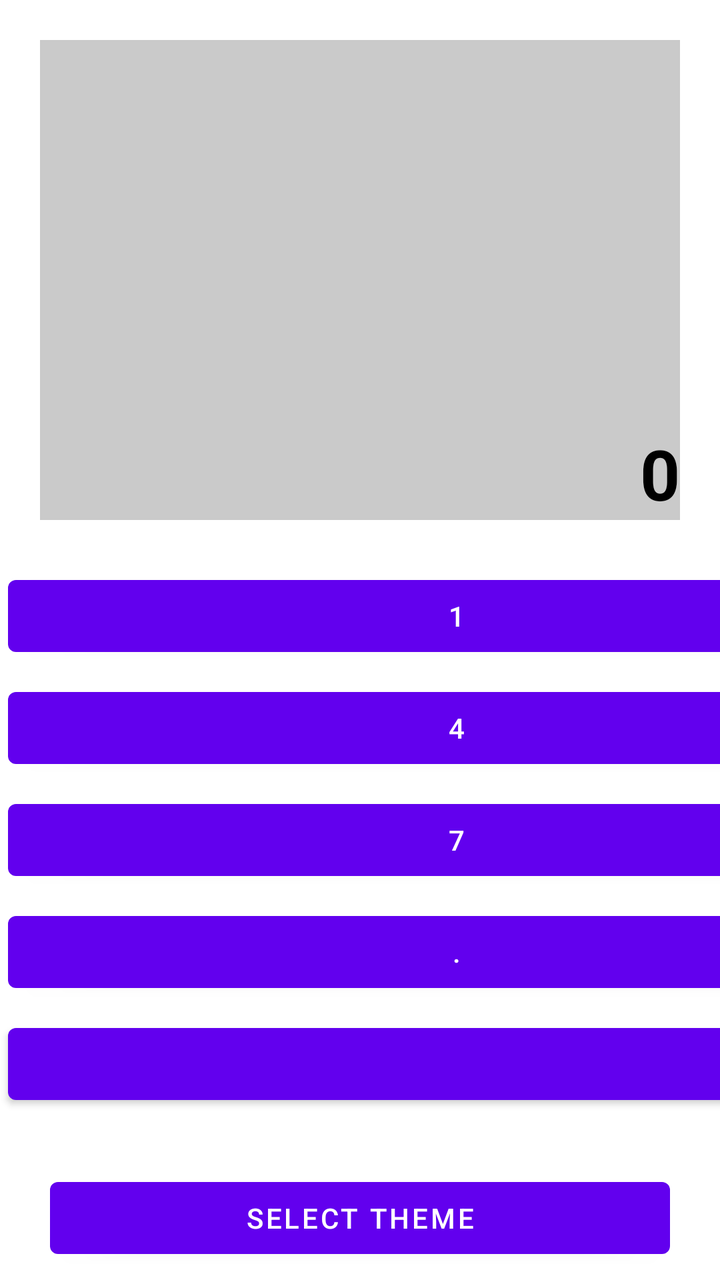
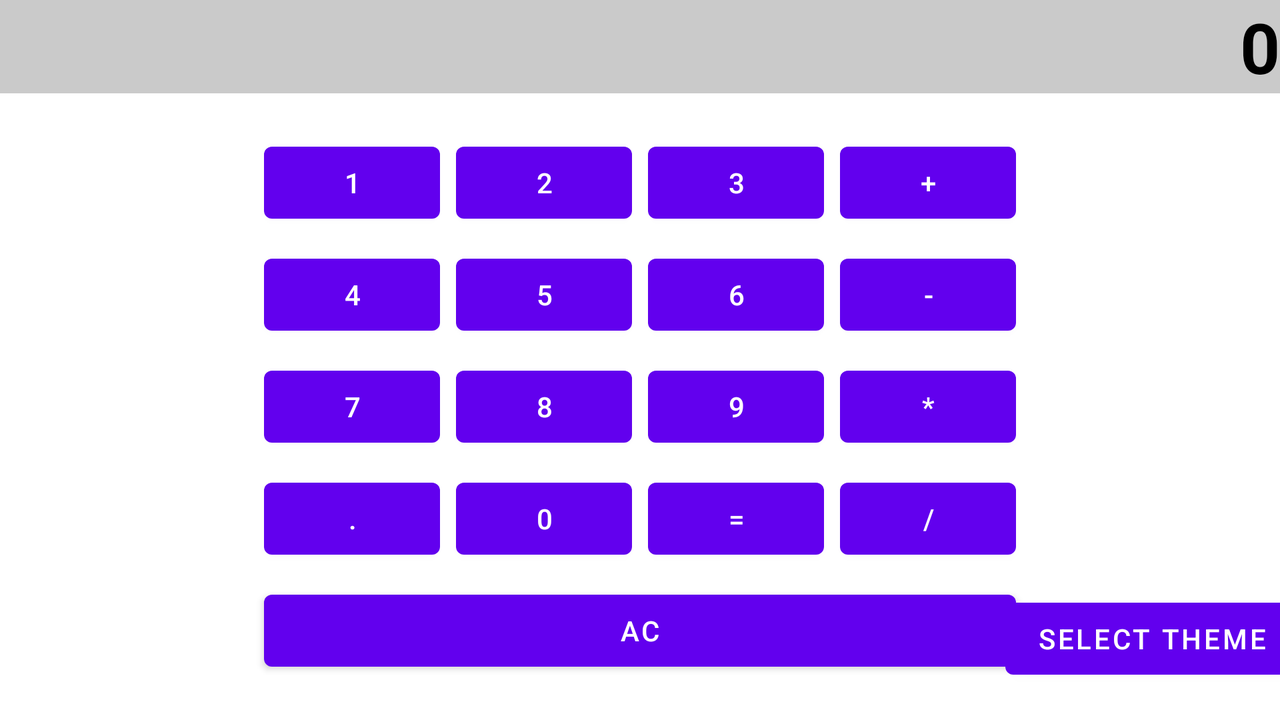

One screen, two layout resources from the same app: the default and the repository's alternative for another configuration. Each is rendered where Android would select it; the XML of both is given below.
<!-- AndroidManifest.xml: application theme Theme.Calculator_task -->
<!-- res/layout/activity_main.xml -->
<?xml version="1.0" encoding="utf-8"?>
<androidx.constraintlayout.widget.ConstraintLayout xmlns:android="http://schemas.android.com/apk/res/android"
    xmlns:app="http://schemas.android.com/apk/res-auto"
    android:layout_width="match_parent"
    android:layout_height="match_parent"

    >

    <TextView
        android:id="@+id/calcDispley"
        android:layout_width="match_parent"
        android:layout_height="0dp"
        style="@style/MyStyle"
        app:layout_constraintBottom_toTopOf="@+id/grid"
        app:layout_constraintEnd_toEndOf="parent"
        app:layout_constraintStart_toStartOf="parent"
        app:layout_constraintTop_toTopOf="parent"
        />

    <GridLayout
        android:id="@+id/grid"
        android:layout_width="wrap_content"
        android:layout_height="wrap_content"
        android:layout_marginBottom="@dimen/gridMarginBottom"
        android:columnCount="@integer/columnCount"
        android:rowCount="@integer/columnRow"
        android:useDefaultMargins="true"

        app:layout_constraintBottom_toBottomOf="parent"
        app:layout_constraintEnd_toEndOf="parent"
        app:layout_constraintStart_toStartOf="parent"
        app:layout_constraintTop_toBottomOf="@+id/calcDispley">

        <com.google.android.material.button.MaterialButton
            android:id="@+id/one"
            android:layout_width="wrap_content"
            android:layout_height="wrap_content"
            android:layout_columnWeight="@integer/columnWeight"
            android:text="@string/key_1"
            />

        <com.google.android.material.button.MaterialButton
            android:id="@+id/two"
            android:layout_width="wrap_content"
            android:layout_height="wrap_content"
            android:layout_columnWeight="@integer/columnWeight"
            android:text="@string/key_2" />

        <com.google.android.material.button.MaterialButton
            android:id="@+id/three"
            android:layout_width="wrap_content"
            android:layout_height="wrap_content"
            android:layout_columnWeight="@integer/columnWeight"
            android:text="@string/key_3" />

        <com.google.android.material.button.MaterialButton
            android:id="@+id/plus"
            android:layout_width="wrap_content"
            android:layout_height="wrap_content"
            android:layout_columnWeight="@integer/columnWeight"
            android:text="@string/key_plus" />

        <com.google.android.material.button.MaterialButton
            android:id="@+id/four"
            android:layout_width="wrap_content"
            android:layout_height="wrap_content"
            android:layout_columnWeight="@integer/columnWeight"
            android:text="@string/key_4" />

        <com.google.android.material.button.MaterialButton
            android:id="@+id/five"
            android:layout_width="wrap_content"
            android:layout_height="wrap_content"
            android:layout_columnWeight="@integer/columnWeight"
            android:text="@string/key_5" />

        <com.google.android.material.button.MaterialButton
            android:id="@+id/six"
            android:layout_width="wrap_content"
            android:layout_height="wrap_content"
            android:layout_columnWeight="@integer/columnWeight"
            android:text="@string/key_6" />

        <com.google.android.material.button.MaterialButton
            android:id="@+id/minus"
            android:layout_width="wrap_content"
            android:layout_height="wrap_content"
            android:layout_columnWeight="@integer/columnWeight"
            android:text="@string/key_minus" />

        <com.google.android.material.button.MaterialButton
            android:id="@+id/seven"
            android:layout_width="wrap_content"
            android:layout_height="wrap_content"
            android:layout_columnWeight="@integer/columnWeight"
            android:text="@string/key_7" />

        <com.google.android.material.button.MaterialButton
            android:id="@+id/eight"
            android:layout_width="wrap_content"
            android:layout_height="wrap_content"
            android:layout_columnWeight="@integer/columnWeight"
            android:text="@string/key_8" />

        <com.google.android.material.button.MaterialButton
            android:id="@+id/nine"
            android:layout_width="wrap_content"
            android:layout_height="wrap_content"
            android:layout_columnWeight="1"
            android:text="@string/key_9" />

        <com.google.android.material.button.MaterialButton
            android:id="@+id/miltiple"
            android:layout_width="wrap_content"
            android:layout_height="wrap_content"
            android:layout_columnWeight="@integer/columnWeight"
            android:text="@string/key_multiplication" />

        <com.google.android.material.button.MaterialButton
            android:id="@+id/dote"
            android:layout_width="wrap_content"
            android:layout_height="wrap_content"
            android:layout_columnWeight="@integer/columnWeight"
            android:text="@string/key_dot" />

        <com.google.android.material.button.MaterialButton
            android:id="@+id/zero"
            android:layout_width="wrap_content"
            android:layout_height="wrap_content"
            android:layout_columnWeight="@integer/columnWeight"
            android:text="@string/key_0"
            />

        <com.google.android.material.button.MaterialButton
            android:id="@+id/equals"
            android:layout_width="wrap_content"
            android:layout_height="wrap_content"
            android:layout_columnWeight="@integer/columnWeight"
            android:text="@string/key_equqls" />

        <com.google.android.material.button.MaterialButton
            android:id="@+id/divide"
            android:layout_width="wrap_content"
            android:layout_height="wrap_content"
            android:layout_columnWeight="@integer/columnWeight"
            android:text="@string/key_devide" />

        <com.google.android.material.button.MaterialButton
            android:id="@+id/ac"
            android:layout_width="wrap_content"
            android:layout_height="wrap_content"
            android:layout_columnWeight="@integer/columnWeight"
            android:text="@string/key_AC"
            android:layout_columnSpan="4" />

    </GridLayout>

    <com.google.android.material.button.MaterialButton
        android:id="@+id/selectTheme"
        android:layout_width="match_parent"
        android:layout_height="wrap_content"
        android:layout_margin="@dimen/text_size_button"
        android:text="@string/selectTheme"
        app:layout_constraintEnd_toEndOf="parent"
        app:layout_constraintStart_toStartOf="parent"
        app:layout_constraintTop_toBottomOf="@+id/grid" />


</androidx.constraintlayout.widget.ConstraintLayout>
<!-- resources referenced by this layout -->
<resources>
  <dimen name="gridMarginBottom">80dp</dimen>
  <dimen name="text_size_button">25sp</dimen>
  <integer name="columnCount">4</integer>
  <integer name="columnRow">4</integer>
  <integer name="columnWeight">1</integer>
  <string name="key_0">0</string>
  <string name="key_1">1</string>
  <string name="key_2">2</string>
  <string name="key_3">3</string>
  <string name="key_4">4</string>
  <string name="key_5">5</string>
  <string name="key_6">6</string>
  <string name="key_7">7</string>
  <string name="key_8">8</string>
  <string name="key_9">9</string>
  <string name="key_AC">AC</string>
  <string name="key_devide">/</string>
  <string name="key_dot">.</string>
  <string name="key_equqls">=</string>
  <string name="key_minus">-</string>
  <string name="key_multiplication">*</string>
  <string name="key_plus">+</string>
  <string name="selectTheme">Select Theme</string>
  <style name="MyStyle">
          <item name="android:layout_margin">@dimen/marginTextView</item>
          <item name="android:background">@color/displayColor</item>
          <item name="android:gravity">end|bottom</item>
          <item name="android:text">@string/key_default_symbol</item>
          <item name="android:textColor">@color/black</item>
          <item name="android:textSize">@dimen/text_size</item>
          <item name="android:textStyle">bold</item>
      </style>
  <style name="Theme.Calculator_task" parent="Theme.MaterialComponents.DayNight.DarkActionBar">
          
          <item name="colorPrimary">@color/purple_500</item>
          <item name="colorPrimaryVariant">@color/purple_700</item>
          <item name="colorOnPrimary">@color/white</item>
          
          <item name="colorSecondary">@color/teal_200</item>
          <item name="colorSecondaryVariant">@color/teal_700</item>
          <item name="colorOnSecondary">@color/black</item>
          
          <item name="android:statusBarColor" tools:targetApi="l">?attr/colorPrimaryVariant</item>
          
  
  
  
      </style>
  <dimen name="marginTextView">20dp</dimen>
  <color name="displayColor">#370B0A0A</color>
  <string name="key_default_symbol">0</string>
  <color name="black">#FF000000</color>
  <dimen name="text_size">35sp</dimen>
  <color name="purple_500">#FF6200EE</color>
  <color name="purple_700">#FF3700B3</color>
  <color name="white">#FFFFFFFF</color>
  <color name="teal_200">#FF03DAC5</color>
  <color name="teal_700">#FF018786</color>
</resources>
<!-- res/layout-land/activity_main.xml (the repository's variant of the layout above) -->
<!-- drawn on the phone turned sideways -->
<?xml version="1.0" encoding="utf-8"?>
<androidx.constraintlayout.widget.ConstraintLayout xmlns:android="http://schemas.android.com/apk/res/android"
    xmlns:app="http://schemas.android.com/apk/res-auto"
    xmlns:tools="http://schemas.android.com/tools"
    android:layout_width="match_parent"
    android:layout_height="match_parent"
    android:background="@drawable/horizont"
    >

        <TextView
            android:id="@+id/calcDispley"
            android:layout_width="match_parent"
            android:layout_height="0dp"
            android:background="@color/displayColor"
            android:gravity="end|bottom"
            android:text="@string/key_default_symbol"
            android:textColor="@color/black"
            android:textSize="@dimen/text_size"
            android:textStyle="bold"
            app:layout_constraintStart_toStartOf="parent"
            app:layout_constraintTop_toTopOf="parent" />

        <GridLayout

            android:id="@+id/grid"
            android:layout_width="wrap_content"
            android:layout_height="wrap_content"
            android:columnCount="4"
            android:rowCount="4"
            android:useDefaultMargins="true"

            app:layout_constraintBottom_toBottomOf="parent"
            app:layout_constraintEnd_toEndOf="parent"
            app:layout_constraintStart_toStartOf="parent"
            app:layout_constraintTop_toBottomOf="@+id/calcDispley">


            <com.google.android.material.button.MaterialButton
                android:id="@+id/one"
                android:layout_width="wrap_content"
                android:layout_height="wrap_content"
                android:layout_columnWeight="@integer/columnWeight"
                android:text="@string/key_1" />

            <com.google.android.material.button.MaterialButton
                android:id="@+id/two"
                android:layout_width="wrap_content"
                android:layout_height="wrap_content"
                android:layout_columnWeight="@integer/columnWeight"
                android:text="@string/key_2" />

            <com.google.android.material.button.MaterialButton
                android:id="@+id/three"
                android:layout_width="wrap_content"
                android:layout_height="wrap_content"
                android:layout_columnWeight="@integer/columnWeight"
                android:text="@string/key_3" />

            <com.google.android.material.button.MaterialButton
                android:id="@+id/plus"
                android:layout_width="wrap_content"
                android:layout_height="wrap_content"
                android:layout_columnWeight="@integer/columnWeight"
                android:text="@string/key_plus" />

            <com.google.android.material.button.MaterialButton
                android:id="@+id/four"
                android:layout_width="wrap_content"
                android:layout_height="wrap_content"
                android:layout_columnWeight="@integer/columnWeight"
                android:text="@string/key_4" />

            <com.google.android.material.button.MaterialButton
                android:id="@+id/five"
                android:layout_width="wrap_content"
                android:layout_height="wrap_content"
                android:layout_columnWeight="@integer/columnWeight"
                android:text="@string/key_5" />

            <com.google.android.material.button.MaterialButton
                android:id="@+id/six"
                android:layout_width="wrap_content"
                android:layout_height="wrap_content"
                android:layout_columnWeight="@integer/columnWeight"
                android:text="@string/key_6" />

            <com.google.android.material.button.MaterialButton
                android:id="@+id/minus"
                android:layout_width="wrap_content"
                android:layout_height="wrap_content"
                android:layout_columnWeight="@integer/columnWeight"
                android:text="@string/key_minus" />

            <com.google.android.material.button.MaterialButton
                android:id="@+id/seven"
                android:layout_width="wrap_content"
                android:layout_height="wrap_content"
                android:layout_columnWeight="@integer/columnWeight"
                android:text="@string/key_7" />

            <com.google.android.material.button.MaterialButton
                android:id="@+id/eight"
                android:layout_width="wrap_content"
                android:layout_height="wrap_content"
                android:layout_columnWeight="@integer/columnWeight"
                android:text="@string/key_8" />

            <com.google.android.material.button.MaterialButton
                android:id="@+id/nine"
                android:layout_width="wrap_content"
                android:layout_height="wrap_content"
                android:layout_columnWeight="1"
                android:text="@string/key_9" />

            <com.google.android.material.button.MaterialButton
                android:id="@+id/miltiple"
                android:layout_width="wrap_content"
                android:layout_height="wrap_content"
                android:layout_columnWeight="@integer/columnWeight"
                android:text="@string/key_multiplication" />

            <com.google.android.material.button.MaterialButton
                android:id="@+id/dote"
                android:layout_width="wrap_content"
                android:layout_height="wrap_content"
                android:layout_columnWeight="@integer/columnWeight"
                android:text="@string/key_dot" />

            <com.google.android.material.button.MaterialButton
                android:id="@+id/zero"
                android:layout_width="wrap_content"
                android:layout_height="wrap_content"
                android:layout_columnWeight="@integer/columnWeight"
                android:text="@string/key_0" />

            <com.google.android.material.button.MaterialButton
                android:id="@+id/equals"
                android:layout_width="wrap_content"
                android:layout_height="wrap_content"
                android:layout_columnWeight="@integer/columnWeight"
                android:text="@string/key_equqls" />

            <com.google.android.material.button.MaterialButton
                android:id="@+id/divide"
                android:layout_width="wrap_content"
                android:layout_height="wrap_content"
                android:layout_columnWeight="@integer/columnWeight"
                android:text="@string/key_devide" />

            <com.google.android.material.button.MaterialButton
                android:id="@+id/ac"
                android:layout_width="wrap_content"
                android:layout_height="wrap_content"
                android:layout_columnSpan="4"
                android:layout_columnWeight="@integer/columnWeight"
                android:text="@string/key_AC" />

        </GridLayout>

        <com.google.android.material.button.MaterialButton
            android:id="@+id/selectTheme"
            android:layout_width="wrap_content"
            android:layout_height="wrap_content"
            android:text="@string/selectTheme"
            app:layout_constraintBottom_toBottomOf="@+id/grid"
            app:layout_constraintEnd_toEndOf="parent"
            app:layout_constraintStart_toEndOf="@+id/grid" />


</androidx.constraintlayout.widget.ConstraintLayout>
<!-- resources referenced by the variant -->
<!-- as the phone turned sideways resolves them -->
<resources>
  <color name="black">#FF000000</color>
  <color name="displayColor">#370B0A0A</color>
  <dimen name="text_size">35sp</dimen>
  <integer name="columnWeight">1</integer>
  <string name="key_0">0</string>
  <string name="key_1">1</string>
  <string name="key_2">2</string>
  <string name="key_3">3</string>
  <string name="key_4">4</string>
  <string name="key_5">5</string>
  <string name="key_6">6</string>
  <string name="key_7">7</string>
  <string name="key_8">8</string>
  <string name="key_9">9</string>
  <string name="key_AC">AC</string>
  <string name="key_default_symbol">0</string>
  <string name="key_devide">/</string>
  <string name="key_dot">.</string>
  <string name="key_equqls">=</string>
  <string name="key_minus">-</string>
  <string name="key_multiplication">*</string>
  <string name="key_plus">+</string>
  <string name="selectTheme">Select Theme</string>
  <style name="Theme.Calculator_task" parent="Theme.MaterialComponents.DayNight.DarkActionBar">
          
          <item name="colorPrimary">@color/purple_500</item>
          <item name="colorPrimaryVariant">@color/purple_700</item>
          <item name="colorOnPrimary">@color/white</item>
          
          <item name="colorSecondary">@color/teal_200</item>
          <item name="colorSecondaryVariant">@color/teal_700</item>
          <item name="colorOnSecondary">@color/black</item>
          
          <item name="android:statusBarColor" tools:targetApi="l">?attr/colorPrimaryVariant</item>
          
  
  
  
      </style>
  <color name="purple_500">#FF6200EE</color>
  <color name="purple_700">#FF3700B3</color>
  <color name="white">#FFFFFFFF</color>
  <color name="teal_200">#FF03DAC5</color>
  <color name="teal_700">#FF018786</color>
</resources>
